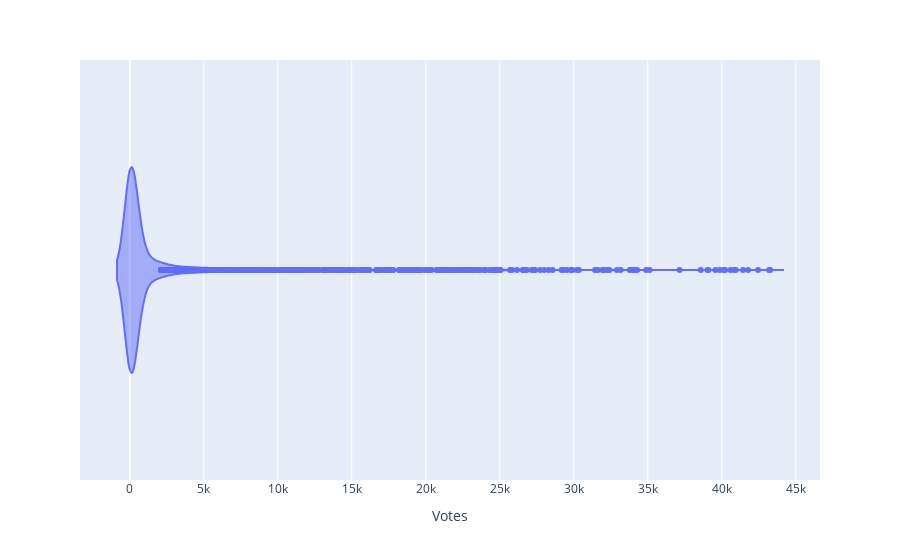

Source (notebook cell):
### Code cell
iplot(px.violin(data_frame=df,x="Votes"))

### Figure 1 — Plotly figure (JSON) as saved in the notebook; plotly's stock layout.template omitted (floating-point values rounded to 4 significant figures; data arrays with more than 128 entries replaced by an {"elided": "..."} marker saying what was removed)
{"data": [{"alignmentgroup": "True", "box": {"visible": false}, "hovertemplate": "Votes=%{x}<extra></extra>", "legendgroup": "", "marker": {"color": "#636efa"}, "name": "", "offsetgroup": "", "orientation": "h", "scalegroup": "True", "showlegend": false, "type": "violin", "x": {"elided": "5545 int values"}, "x0": " ", "xaxis": "x", "y0": " ", "yaxis": "y"}], "layout": {"legend": {"tracegroupgap": 0}, "margin": {"t": 60}, "violinmode": "group", "xaxis": {"anchor": "y", "domain": [0, 1], "title": {"text": "Votes"}}, "yaxis": {"anchor": "x", "domain": [0, 1]}}}
